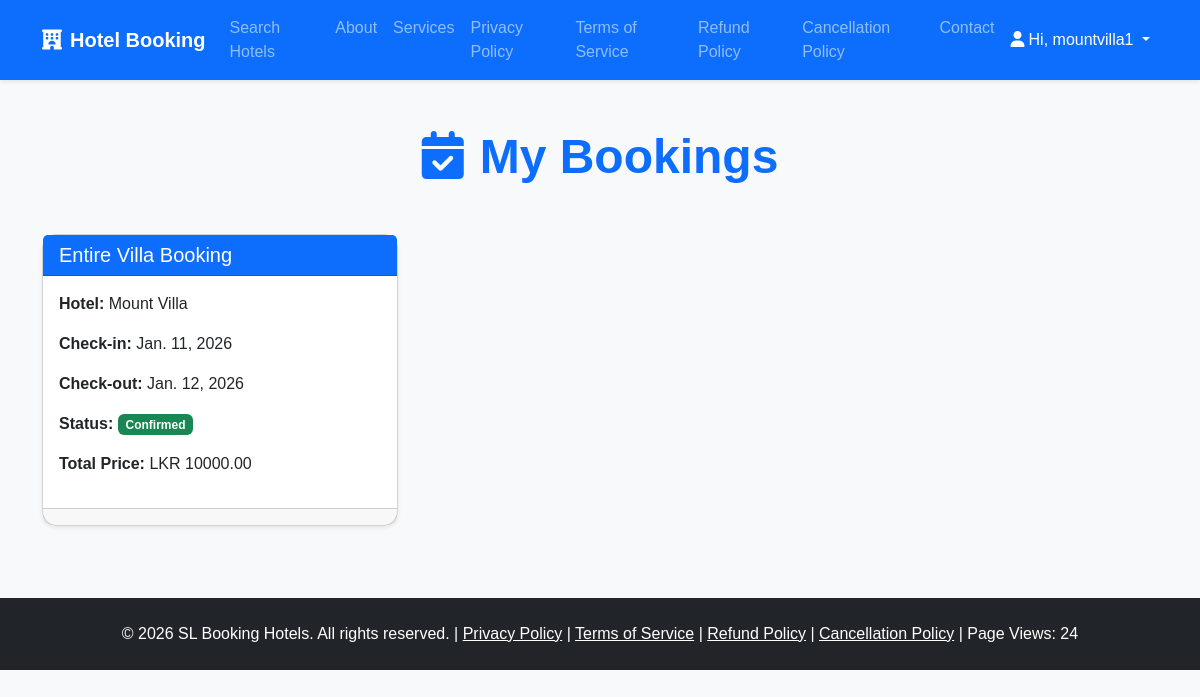
Page /my-bookings/ (signed in) on the committed database.
### core/models.py (models this page shows, shortened)
class Booking(models.Model):
    hotel = models.ForeignKey(Hotel, on_delete=models.CASCADE, related_name='bookings')
    room = models.ForeignKey(Room, on_delete=models.CASCADE, null=True, blank=True)
    user = models.ForeignKey(User, on_delete=models.CASCADE)
    check_in = models.DateField()
    check_out = models.DateField()
    status = models.CharField(max_length=20, choices=STATUS_CHOICES, default='pending')
    amount = models.DecimalField(max_digits=10, decimal_places=2, default=0.00)

class Hotel(models.Model):
    owner = models.ForeignKey(User, on_delete=models.CASCADE, related_name='hotels')
    name = models.CharField(max_length=200)
    address = models.CharField(max_length=300)
    description = models.TextField()
    main_image = models.ImageField(upload_to='hotels/')
    photo1 = models.ImageField(upload_to='hotels/', blank=True, null=True)
    photo2 = models.ImageField(upload_to='hotels/', blank=True, null=True)
    photo3 = models.ImageField(upload_to='hotels/', blank=True, null=True)
    photo4 = models.ImageField(upload_to='hotels/', blank=True, null=True)
    facilities = MultiSelectField(choices=FACILITIES_CHOICES, blank=True)
    rented_type = models.CharField(max_length=20, choices=RENTED_TYPE_CHOICES, default='rooms')
    price_per_night = models.DecimalField(max_digits=10, decimal_places=2, blank=True, null=True)
    google_location_link = models.URLField(blank=True, null=True, verbose_name="Google Maps Link")
    facebook_page = models.URLField(blank=True, null=True, verbose_name="Facebook Page Link")

### core/views.py (the view)
# urls.py: path('my-bookings/', views.my_bookings, name='my_bookings'),
@login_required
def my_bookings(request):
    bookings = Booking.objects.filter(user=request.user).order_by('-id')
    return render(request, 'core/my_bookings.html', {'bookings': bookings})

### core/context_processors.py (called while the page is built)
def site_stats(request):
    stats, _ = SiteStats.objects.get_or_create(pk=1, defaults={'total_views': 0})
    return {'total_views': stats.total_views}

### templates/core/my_bookings.html (shortened to what this page needs)
{% extends 'core/base.html' %}
{% load static %}
{% block content %}
<div class="container mt-5 mb-5">
    <h1 class="text-center mb-5 display-5 fw-bold text-primary">
        <i class="fas fa-calendar-check me-3"></i>My Bookings
    </h1>
    {% if bookings %}
        <div class="row">
            {% for booking in bookings %}
                <div class="col-md-6 col-lg-4 mb-4">
                    <div class="card shadow-sm h-100">
                        <div class="card-header bg-primary text-white">
                            <h5 class="mb-0">
                                {% if booking.room %}
                                    Room Booking
                                {% else %}
                                    Entire Villa Booking
                                {% endif %}
                            </h5>
                        </div>
                        <div class="card-body">
                            <p><strong>Hotel:</strong> {{ booking.hotel.name }}</p>
                            <p><strong>Check-in:</strong> {{ booking.check_in|date:"M. d, Y" }}</p>
                            <p><strong>Check-out:</strong> {{ booking.check_out|date:"M. d, Y" }}</p>
                            <p>
                                <strong>Status:</strong>
                                <span class="badge
                                    {% if booking.status == 'pending' %}bg-warning
                                    {% elif booking.status == 'confirmed' %}bg-success
                                    {% else %}bg-danger{% endif %}">
                                    {{ booking.get_status_display }}
                                </span>
                            </p>
                            <p>
                                <strong>Total Price:</strong>
                                {% if booking.amount > 0 %}
                                    LKR {{ booking.amount }}
                                {% else %}
                                    <span class="text-muted">Pending (Contact owner)</span>
                                {% endif %}
                            </p>
                        </div>
                        <div class="card-footer text-center">
                        </div>
                    </div>
                </div>
            {% endfor %}
        </div>
    {% endif %}
</div>
{% endblock %}

### templates/core/base.html (shortened to what this page needs)
{% load static %}
<!DOCTYPE html>
<html lang="en">
<head>
    <link href="https://cdn.jsdelivr.net/npm/bootstrap@5.3.3/dist/css/bootstrap.min.css" rel="stylesheet">
    <link rel="stylesheet" href="https://cdnjs.cloudflare.com/ajax/libs/font-awesome/6.5.1/css/all.min.css">
    <link rel="stylesheet" href="{% static 'css/style.css' %}">
</head>
<body>
    <nav class="navbar navbar-expand-lg navbar-dark bg-primary shadow-sm">
        <div class="container">
            <a class="navbar-brand fw-bold" href="{% url 'home' %}">
                <i class="fas fa-hotel me-2"></i>Hotel Booking
            </a>
            <div class="collapse navbar-collapse" id="navbarNav">
                <ul class="navbar-nav me-auto">
                    <li class="nav-item"><a class="nav-link" href="{% url 'search_hotels' %}">Search Hotels</a></li>
                    <li class="nav-item"><a class="nav-link" href="{% url 'about' %}">About</a></li>
                    <li class="nav-item"><a class="nav-link" href="{% url 'services' %}">Services</a></li>
                    <li class="nav-item"><a class="nav-link" href="{% url 'privacy_policy' %}">Privacy Policy</a></li>
                    <li class="nav-item"><a class="nav-link" href="{% url 'terms_of_service' %}">Terms of Service</a></li>
                    <li class="nav-item"><a class="nav-link" href="{% url 'refund_policy' %}">Refund Policy</a></li>
                    <li class="nav-item"><a class="nav-link" href="{% url 'cancellation_policy' %}">Cancellation Policy</a></li>
                    <li class="nav-item"><a class="nav-link" href="{% url 'contact' %}">Contact</a></li>
                </ul>
                <ul class="navbar-nav">
                    {% if user.is_authenticated %}
                        <li class="nav-item dropdown">
                            <a class="nav-link dropdown-toggle text-white" href="#" id="navbarDropdown" role="button" data-bs-toggle="dropdown" aria-expanded="false">
                                <i class="fas fa-user me-1"></i>Hi, {{ user.username }}
                            </a>
                        </li>
                    {% else %}
                        <li class="nav-item"><a class="nav-link" href="{% url 'login' %}"><i class="fas fa-sign-in-alt me-1"></i>Login</a></li>
                        <li class="nav-item"><a class="nav-link" href="{% url 'register' %}"><i class="fas fa-user-plus me-1"></i>Register</a></li>
                    {% endif %}
                </ul>
            </div>
        </div>
    </nav>
    {% block content %}
    {% endblock %}
    <footer class="bg-dark text-white text-center py-4 mt-5">
        <p class="mb-0">
            &copy; 2026 SL Booking Hotels. All rights reserved.
            | <a href="{% url 'privacy_policy' %}" class="text-white">Privacy Policy</a>
            | <a href="{% url 'terms_of_service' %}" class="text-white">Terms of Service</a>
            | <a href="{% url 'refund_policy' %}" class="text-white">Refund Policy</a>
            | <a href="{% url 'cancellation_policy' %}" class="text-white">Cancellation Policy</a>
            | Page Views: {{ total_views|default:0 }}
        </p>
    </footer>
</body>
</html>

### static/css/style.css (style rules this page uses)
body { background-color: #f8f9fa; font-family: 'Arial', sans-serif; }
.card { border-radius: 15px; box-shadow: 0 4px 8px rgba(0,0,0,0.1); transition: transform 0.2s; }
footer { margin-top: auto; }

### rows in the picture
Booking: shows "Entire Villa Booking", hotel.name "Mount Villa", check_in "Jan. 11, 2026", check_out "Jan. 12, 2026", status "Confirmed", amount "10000.00"

### other values in the picture
{{ user.username }} "mountvilla1"
{{ total_views|default:0 }} "24"
